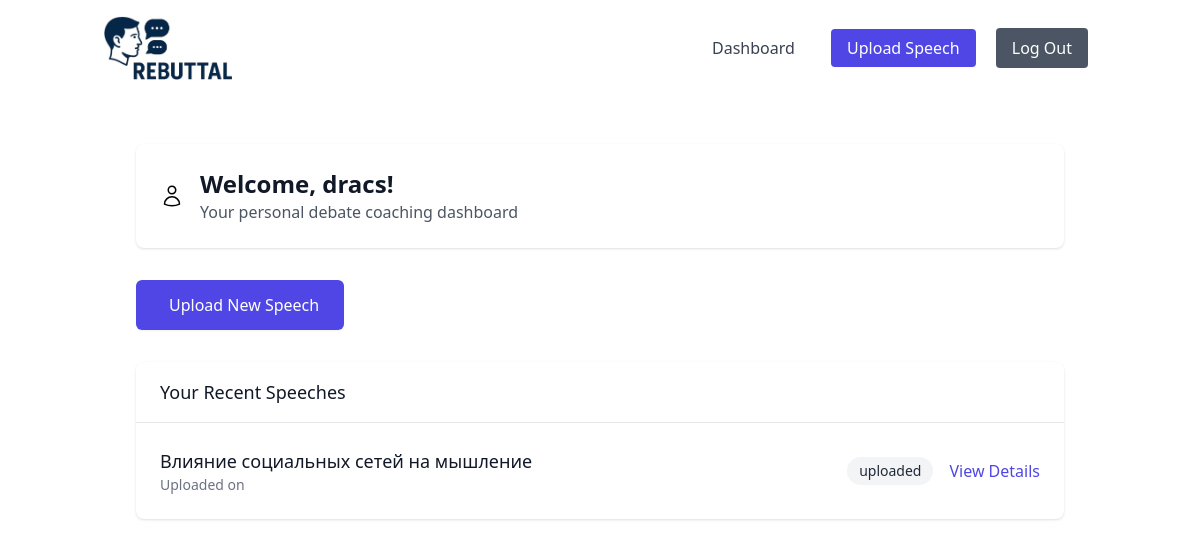
The app's page /dashboard/ (signed in), older data.
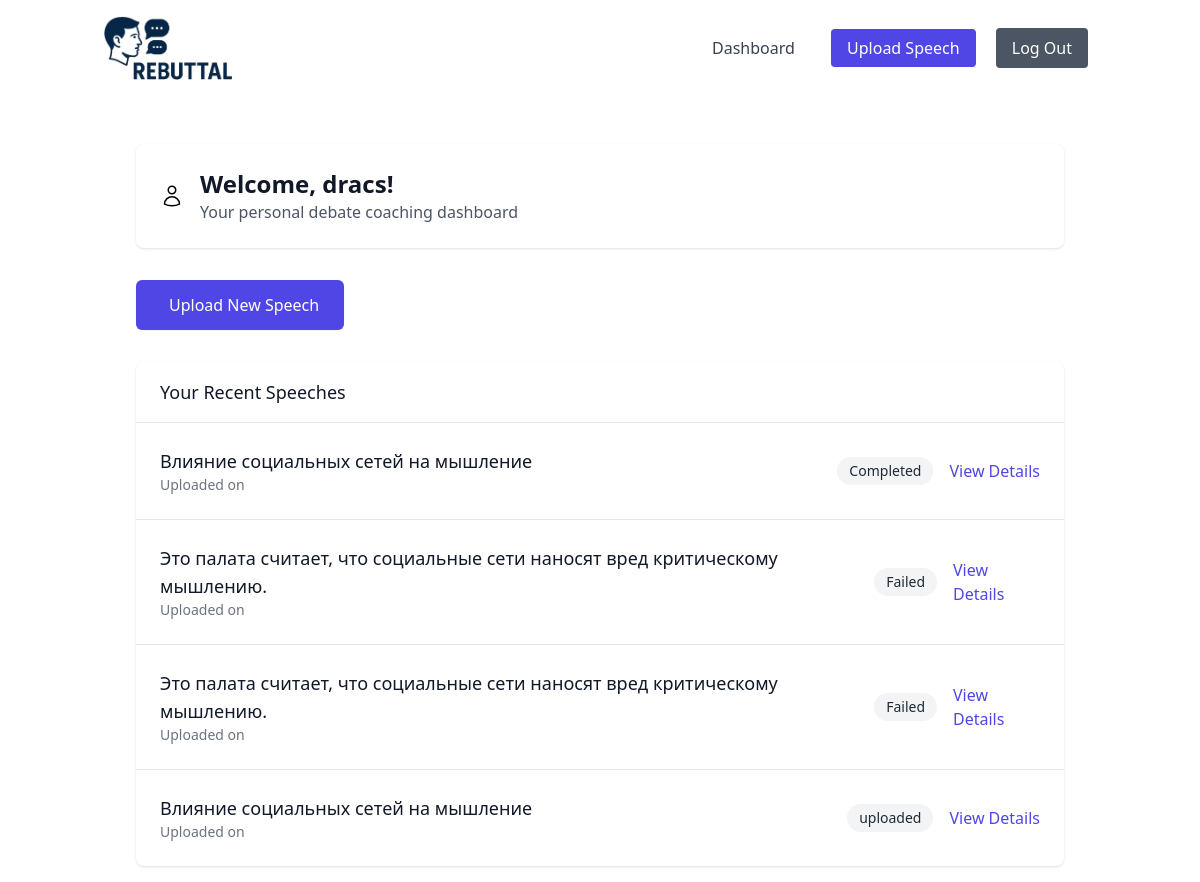
The same page, newer data.
### core/models.py (models this page shows, shortened)
class Speech(models.Model):
    STATUS_CHOICES = [
        ("pending", "Pending"),
        ("processing", "Processing"),
        ("completed", "Completed"),
        ("failed", "Failed"),
    ]
    user = models.ForeignKey(User, on_delete=models.CASCADE, related_name="speeches")
    title = models.CharField(max_length=200)
    audio_file = models.FileField(upload_to="speeches/")
    upload_date = models.DateTimeField(default=timezone.now)
    transcript = models.TextField(blank=True, null=True)
    status = models.CharField(max_length=20, choices=STATUS_CHOICES, default="pending")
    error_message = models.TextField(blank=True, null=True)
    processing_started = models.DateTimeField(null=True, blank=True)
    processing_completed = models.DateTimeField(null=True, blank=True)
    class Meta:
        ordering = ["-upload_date"]

### core/views.py (the view)
# urls.py: path("dashboard/", views.dashboard, name="dashboard"),
@login_required
def dashboard(request):
    speeches = Speech.objects.filter(user=request.user).order_by("-upload_date")[:5]
    return render(request, "dashboard.html", {"speeches": speeches})

### core/templates/dashboard.html (shortened to what this page needs)
{% extends 'base.html' %}
{% load static %}
{% block content %}
  <div class="max-w-7xl mx-auto px-4 sm:px-6 lg:px-8">
    <div class="bg-white shadow rounded-lg p-6 mb-8">
      <div class="flex items-center space-x-4">
        <div class="flex-shrink-0">
        </div>
        <div>
          <h2 class="text-2xl font-bold text-gray-900">Welcome, {{ user.username }}!</h2>
          <p class="text-gray-600">Your personal debate coaching dashboard</p>
        </div>
      </div>
    </div>
    <div class="mb-8">
      <a href="{% url 'core:upload_speech' %}" class="inline-flex items-center px-6 py-3 border border-transparent text-base font-medium rounded-md shadow-sm text-white bg-indigo-600 hover:bg-indigo-700 focus:outline-none focus:ring-2 focus:ring-offset-2 focus:ring-indigo-500">
        Upload New Speech
      </a>
    </div>
    <div class="bg-white shadow rounded-lg">
      <div class="px-6 py-4 border-b border-gray-200">
        <h3 class="text-lg font-medium text-gray-900">Your Recent Speeches</h3>
      </div>
      <div class="divide-y divide-gray-200">
        {% if speeches %}
          {% for speech in speeches %}
            <div class="p-6">
              <div class="flex items-center justify-between">
                <div>
                  <h4 class="text-lg font-medium text-gray-900">{{ speech.title }}</h4>
                  <p class="text-sm text-gray-500">Uploaded on {{ speech.created_at|date:'F j, Y' }}</p>
                </div>
                <div class="flex items-center space-x-4">
                  <span class="px-3 py-1 text-sm rounded-full
                                {% if speech.status == 'analyzed' %}
                      bg-green-100 text-green-800
                    {% elif speech.status == 'processing' %}
                      bg-yellow-100 text-yellow-800
                    {% else %}
                      bg-gray-100 text-gray-800
                    {% endif %}">
                    {{ speech.get_status_display }}
                  </span>
                  <a href="{% url 'core:speech_detail' speech.id %}" class="text-indigo-600 hover:text-indigo-900">View Details</a>
                </div>
              </div>
            </div>
          {% endfor %}
        {% else %}
          <div class="p-6 text-center text-gray-500">
            <p>You haven't uploaded any speeches yet.</p>
            <p class="mt-2">Click the "Upload New Speech" button to get started!</p>
          </div>
        {% endif %}
      </div>
    </div>
  </div>
{% endblock %}

### templates/base.html (shortened to what this page needs)
{% load static %}
<!DOCTYPE html>
<html lang="en">
  <head>
    <script src="https://cdn.tailwindcss.com"></script>
  </head>
  <body class="bg-white">
    <header class="container mx-auto p-4 flex justify-between items-center">
      <a href="{% url 'core:home' %}"><img src="{% static 'desygn/logo2.jpg' %}" alt="Debate Coach Logo" class="h-16" /></a>
      <nav>
        {% if user.is_authenticated %}
          <a href="{% url 'core:dashboard' %}" class="mx-2 px-4 py-2 text-gray-700 hover:text-gray-900">Dashboard</a>
          <a href="{% url 'core:upload_speech' %}" class="mx-2 px-4 py-2 bg-indigo-600 text-white rounded hover:bg-indigo-700">Upload Speech</a>
          <form method="post" action="{% url 'core:logout' %}" class="inline">
            <button type="submit" class="mx-2 px-4 py-2 bg-gray-600 text-white rounded hover:bg-gray-700">Log Out</button>
          </form>
        {% else %}
          <a href="{% url 'core:register' %}" class="mx-2 px-4 py-2 bg-green-600 text-white rounded hover:bg-green-700">Sign Up</a>
          <a href="{% url 'core:login' %}" class="mx-2 px-4 py-2 bg-gray-600 text-white rounded hover:bg-gray-700">Log In</a>
        {% endif %}
      </nav>
    </header>
    <main class="container mx-auto p-4 mt-8">
      {% block content %}
      {% endblock %}
    </main>
  </body>
</html>

Row changes from the older to the newer data that the page shows:
added Speech: title "Влияние социальных сетей на мышление", status "Completed"
added Speech: title "Это палата считает, что социальные сети наносят вред критическому мышлению.", status "Failed"
added Speech: title "Это палата считает, что социальные сети наносят вред критическому мышлению.", status "Failed"
